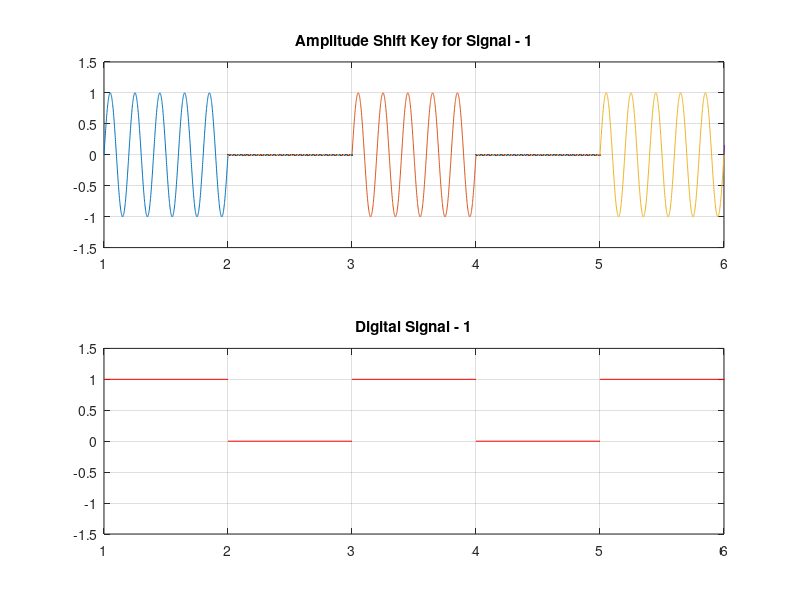
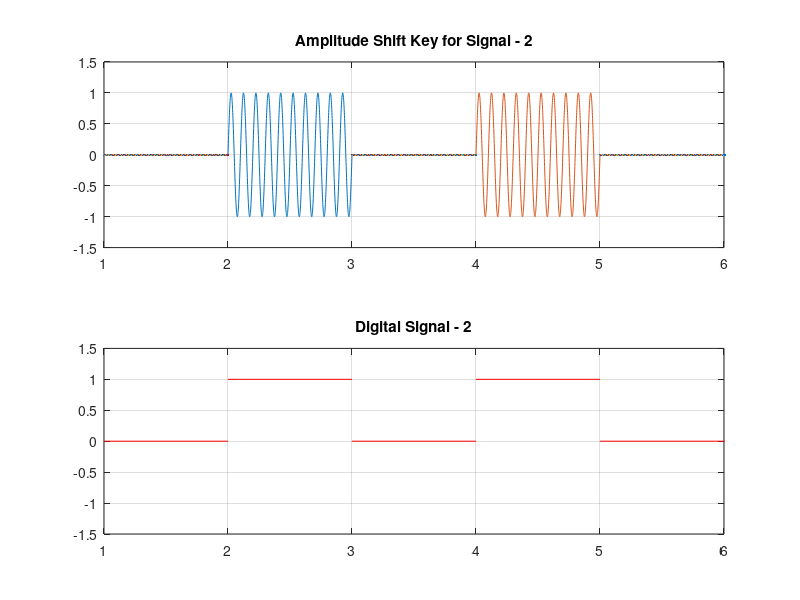
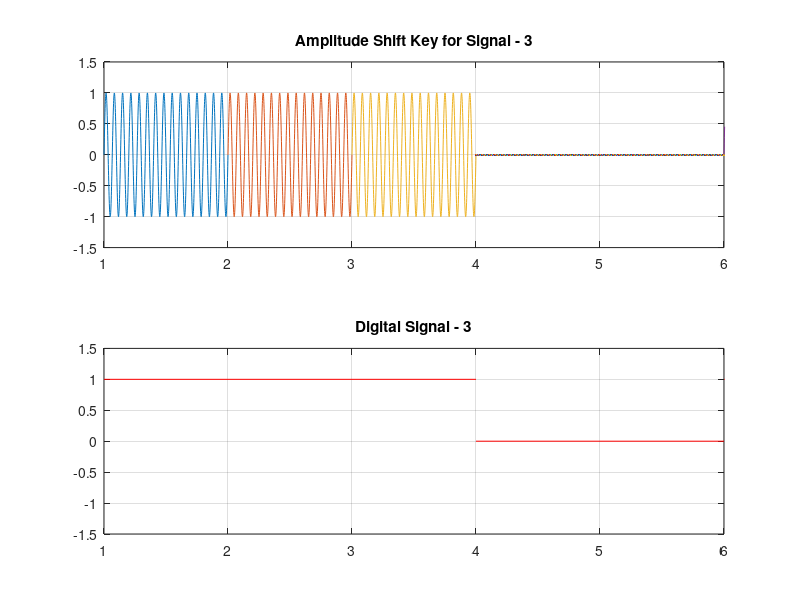

Reproduce these figures in MATLAB, in order.
% Task - 01
clc
close all
clear all

f1 = 5;
f2 = 10;
f3 = 15;

x1 = [1 0 1 0 1 1];
x2 = [0 1 0 1 0 0];
x3 = [1 1 1 0 0 1];

nx1 = size(x1,2);
nx2 = size(x2,2);
nx3 = size(x3,2);


figure
i = 1;
while i < nx1 + 1
    t = i:0.001:i+1;
    if x1(i)==1
        ask1=sin(2*pi*f1*t);
    else
        ask1=0;
    end
    subplot(2,1,1);
    plot(t,ask1);
    hold on;
    grid on;
    axis([1 6 -1.5 1.5]);
    title('Amplitude Shift Key for Signal - 1')
    subplot(2, 1, 2);
    plot([i, i+1], [x1(i), x1(i)], 'r'); % plot x
    hold on;
    grid on;
    axis([1 6 -1.5 1.5]);
    title('Digital Signal - 1')
    i=i+1;
end


figure
j = 1;
while j < nx2 + 1
    t = j:0.001:j+1;
    if x2(j)==1
        ask2=sin(2*pi*f2*t);
    else
        ask2=0;
    end
    subplot(2,1,1);
    plot(t,ask2);
    hold on;
    grid on;
    axis([1 6 -1.5 1.5]);
    title('Amplitude Shift Key for Signal - 2')
    subplot(2, 1, 2);
    plot([j, j+1], [x2(j), x2(j)], 'r'); % plot x
    hold on;
    grid on;
    axis([1 6 -1.5 1.5]);
    title('Digital Signal - 2')
    j=j+1;
end


figure
k = 1;
while k < nx3 + 1
    t = k:0.001:k+1;
    if x3(k)==1
        ask3=sin(2*pi*f3*t);
    else
        ask3=0;
    end
    subplot(2,1,1);
    plot(t,ask3);
    hold on;
    grid on;
    axis([1 6 -1.5 1.5]);
    title('Amplitude Shift Key for Signal - 3')
    subplot(2, 1, 2);
    plot([k, k+1], [x3(k), x3(k)], 'r'); % plot x
    hold on;
    grid on;
    axis([1 6 -1.5 1.5]);
    title('Digital Signal - 3')
    k=k+1;
end